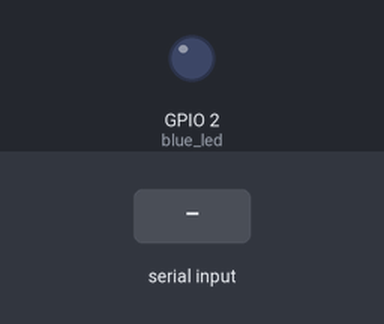
The sketch below on a simulated ESP32. Parts: output pins drawn as LEDs (lit = HIGH). Inputs (shaded band) come from the test bench. Nothing arrives over Bluetooth unless stated; a phone connects over Bluetooth LE 3 s after start.

Above: at 1.2 s.
1.3 s: "1" received over Serial
At 1.9 s:
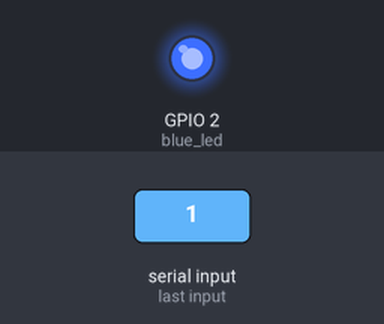
2.8 s: "0" received over Serial
At 3.1 s:
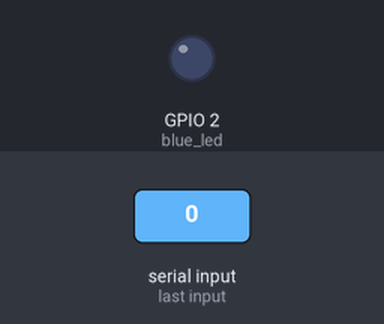
Timing chart, 0 to 5.8 s (numbered marks = the images above; inputs shaded):
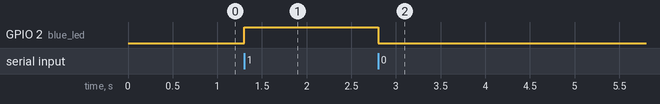

The sketch:

esp32_sketch.ino
```cpp
/**
 * The sketch cotains two main parts:
 * - Serial console for controlling LED
 * - BLE GATT service
 */
#include <BLEDevice.h>
#include <BLEServer.h>
#include <BLEUtils.h>
#include <BLE2902.h>

#define SERVICE_UUID        "0fc04e02-c8f4-4d51-aad6-35c5db47c27e"
#define CHARACTERISTIC_UUID "ece27bad-3d4b-4072-8494-76a551f0b6cc"

const uint8_t blue_led = 2; //LED pin on ESP32 DEVKIT V1 DOIT board
uint8_t led_status = '0';
uint8_t char_value = '0';

BLEServer* pServer = NULL;
BLEService *pService = NULL;
BLECharacteristic* pCharacteristic = NULL;
bool deviceConnected = false;
bool oldDeviceConnected = false;

class MyServerCallbacks: public BLEServerCallbacks {
    void onConnect(BLEServer* pServer) {
      deviceConnected = true;
    };

    void onDisconnect(BLEServer* pServer) {
      deviceConnected = false;
    }
};

void console_routine(void) {
  if (Serial.available() > 0) {
    char inByte = Serial.read();
    if (inByte == '0') {
      digitalWrite(blue_led, LOW); //turn LED off
      led_status = '0';
    }
    if (inByte == '1') {
      digitalWrite(blue_led, HIGH); //turn LED on
      led_status = '1';
    }
  }
}

void ble_connection_routine(void) {
    // notify changed value
    if (deviceConnected) {
        if (char_value != led_status) {
          char_value = led_status;
          pCharacteristic->setValue((uint8_t*)&char_value, 1);
        }
        delay(3);
    }
    // disconnecting
    if (!deviceConnected && oldDeviceConnected) {
        delay(500); // give the bluetooth stack the chance to get things ready
        pServer->startAdvertising(); // restart advertising
        oldDeviceConnected = deviceConnected;
    }
    // connecting
    if (deviceConnected && !oldDeviceConnected) {
        oldDeviceConnected = deviceConnected;
    }
}

void setup() {
  pinMode(blue_led, OUTPUT);
  Serial.begin(115200);
  while (!Serial) {
  }

  BLEDevice::init("ESP32_LED_STATUS");
  pServer = BLEDevice::createServer();
  pServer->setCallbacks(new MyServerCallbacks());

  pService = pServer->createService(SERVICE_UUID);

  pCharacteristic = pService->createCharacteristic(
                                         CHARACTERISTIC_UUID,
                                         BLECharacteristic::PROPERTY_READ);

  pCharacteristic->setValue((uint8_t*)&char_value, 1);
  pService->start();
  BLEAdvertising *pAdvertising = BLEDevice::getAdvertising();
  pAdvertising->addServiceUUID(SERVICE_UUID);
  pAdvertising->setScanResponse(false);
  pAdvertising->setMinPreferred(0x0);
  BLEDevice::startAdvertising();
}

void loop() {
  console_routine();
  ble_connection_routine();
}
```

Measured:
- after the input at 1.3 s, GPIO 2 (blue_led): LOW → HIGH at once
- after the input at 2.8 s, GPIO 2 (blue_led): HIGH → LOW at once
